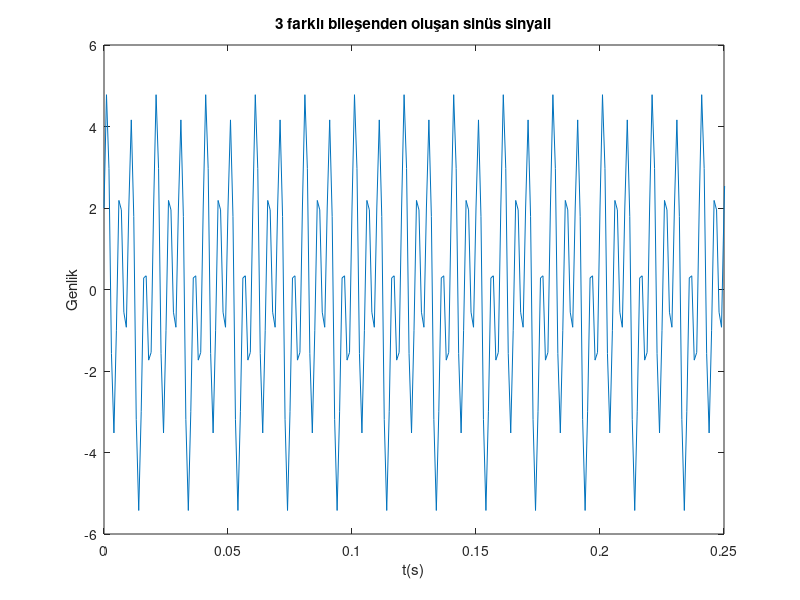
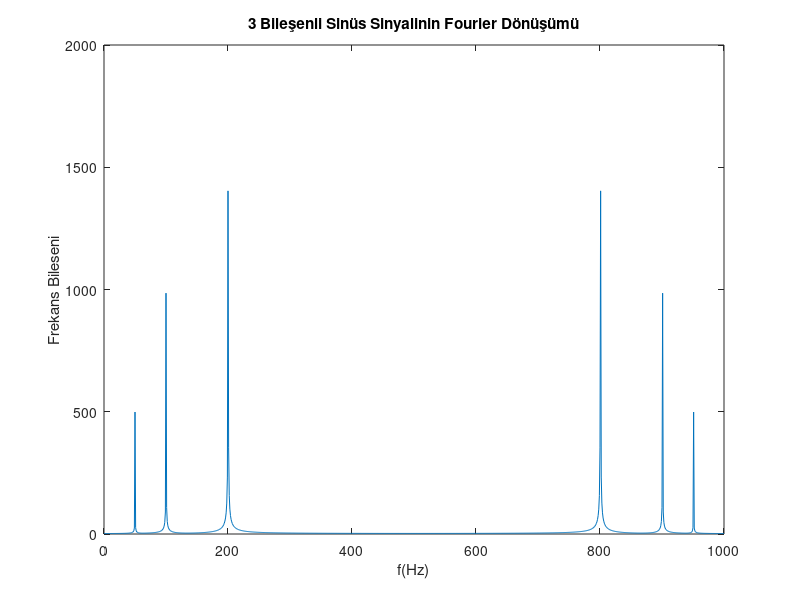
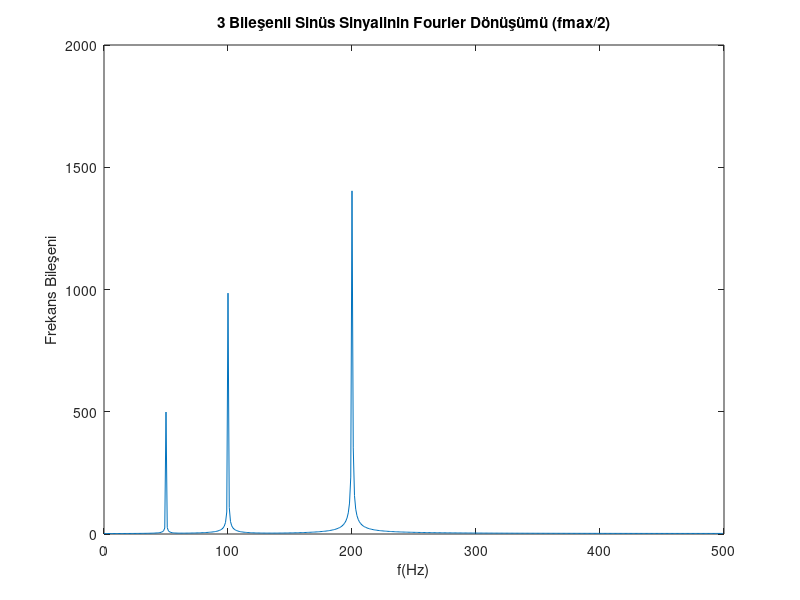

Recreate these plots in MATLAB, in order. (Note: this script raises an error after producing the figures.)
%ELE515 ÖDEV2 Doruk Bilgi 221211041
close all;
clear all;
clc;
%SORU1
fs=1000;%örnekleme frekansı
Ts=1/fs;%örnekleme periyodu
fu1=50;%1. Bileşen için frekans.
fu2=100;%2. Bileşen için frekans.
fu3=200;%3. Bileşen için frekans.
t=0:Ts:50/fu1;%t, "zaman" değişkeninin oluşturulması.
u=sin(2*pi*fu1*t)+2*cos(2*pi*fu2*t)+3*sin(2*pi*fu3*t);%3 farklı bileşenden oluşan sinüs sinyali.
figure;
plot(t,u);%3 farklı bileşenden oluşan sinüs sinyalinin çizdirilmesi.
title('3 farklı bileşenden oluşan sinüs sinyali');%filtrelenecek olan sinyal.
xlabel('t(s)');%x ekseninin isimlendirilmesi.
ylabel('Genlik');%y ekseninin isimlendirilmesi.
xlim([0 0.25]);%x ekseni için limit.
ufft = fft(u);%giriş sinyalinin fftsi. 
f = linspace(0,fs,length(ufft));%frekans ekseninin oluşturulması(örnekleme periyodu aralıklarında).
figure;
plot(f,abs(ufft));%Frekansa karşılık frekans bileşeninin çizdirilmesi.
xlabel('f(Hz)');%x ekseninin isimlendirilmesi.
ylabel('Frekans Bileseni');%y ekseninin isimlendirilmesi.
title('3 Bileşenli Sinüs Sinyalinin Fourier Dönüşümü');%İlgili başlığın grafiğe eklenmesi.
n = floor(length(f)/2);%fmax = fs/2 değerinin "n" değişkenine atanması.
figure;
plot(f(1:n),abs(ufft(1:n)));%fmax = fs/2 frekansa karşılık frekans bileşeninin çizdirilmesi
xlabel('f(Hz)');%x ekseninin isimlendirilmesi.
ylabel('Frekans Bileşeni');%y ekseninin isimlendirilmesi.
title('3 Bileşenli Sinüs Sinyalinin Fourier Dönüşümü (fmax/2)');
%"u" giriş sinyalinin fftsine bakıp istenilen aralıkları çıkartmak istiyoruz.
%filtre01 fonksiyonunun kullanılması.
[b,a] = filtre01(1000, [20 60;400 inf], 'durtuTepkisiCizdir', true, 'bodeCizdir', true, 'ornekVer', true, 'ornekSayisi',2);
y = filter(b,a,u);%Fonksiyon tarafından elde edilen filtre katsayıları ile giriş sinyalinin filtrelenerek y çıkışına kaydedilmesi.
figure;
plot(t,u,t,y);%giriş ve çıkış sinyallerinin çizdirilmesi.
xlim([0 0.25]);%x ekseni için limit.
xlabel('t(s)');%x ekseninin isimlendirilmesi.
ylabel('Genlik');%y ekseninin isimlendirilmesi.
legend('Giriş','Çıkış');%sinyallerin isimlendirilmesi.
tf_filtre = tf(b,a);%Başlıkta kullanılmak üzere bode faz ve bode mag değerleri için filtrenin transfer fonksiyonunun oluşturulması.
[mag,phase] = bode(tf_filtre,fu2);%bode faz ve bode mag değerlerinin bulunması.
title([num2str(fu2),' Hz için filtre genliği ',num2str(20*log10(mag)),' dB ve fazı ',num2str(phase),char(176)]);%char(176) ile derece sembolünün kullanılması. num2str ile değerlerin başlığa eklenmesi. 
yfft=fft(y);%filtrelenmiş sinyalin fftsinin çizdirilmesi.
f=linspace(0,fs,length(yfft));%Fft için frekans ekseninin oluşturulması.
n=floor(length(f)/2);%fmax/2 değerinin "n" değişkenine atanması.
figure;
plot(f(1:n),abs(yfft(1:n)));%Frekansa karşılık frekans bileşeninin çizdirilmesi.
xlabel('f(Hz)');%x ekseninin isimlendirilmesi.
ylabel('Frekans Bileşeni');%y ekseninin isimlendirilmesi.
title('Filtrelenmiş 3 Bileşenli Sinüs Sinyalinin Fourier Dönüşümü (fmax/2)');%İlgili başlığın grafiğe eklenmesi.
